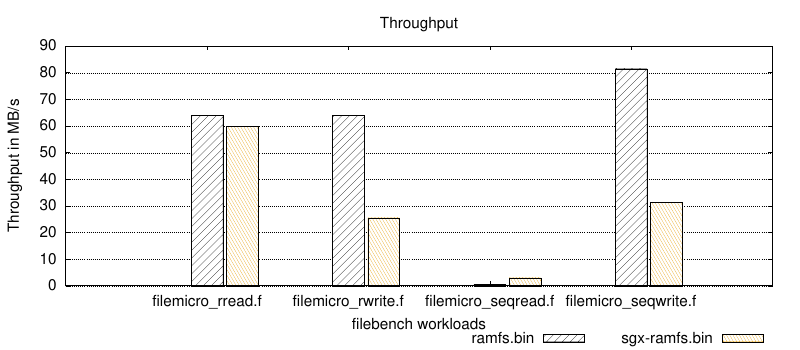

Here is the gnuplot script that generated this plot:
#! /usr/bin/env gnuplot

set term post color eps 22 enhanced
set output "plot.eps"

set size 1.6,1

set grid noxtics ytics

set style data histograms
set title "Throughput"
set ylabel "Throughput in MB/s"
set xlabel "filebench workloads"

set style line 1 lt 1 lc rgb "black" #"0xADFF2F"  #"0x2E8B57"
set style line 2 lt 1 lc rgb "blue"
set style line 3 lt 1 lc rgb "red"
set style fill pattern 5 border 0
set boxwidth 0.90


set key autotitle columnhead
set key outside bottom right horizontal

plot "data/tput.txt" u ($2):xtic(1) ls 600,\
     "data/tput.txt" u ($3):xtic(1) ls 700


!epstopdf "plot.eps"
!rm "plot.eps"
quit
